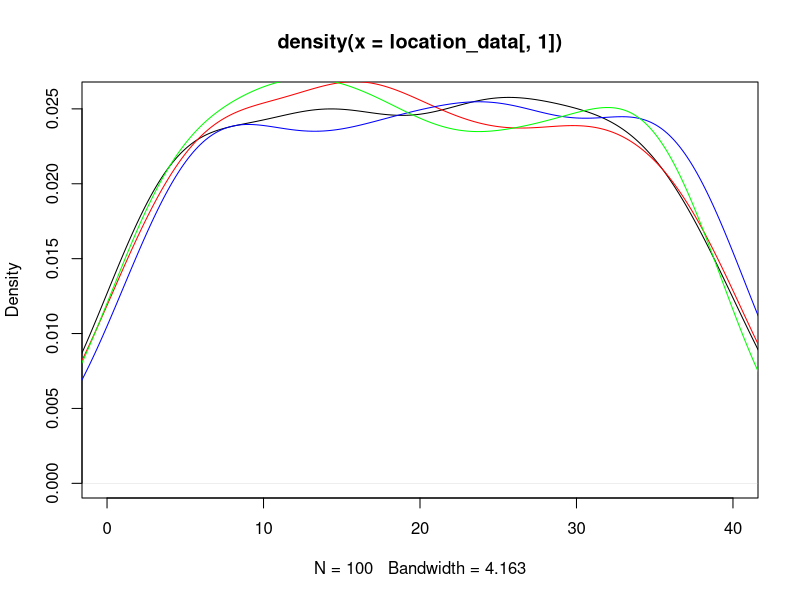
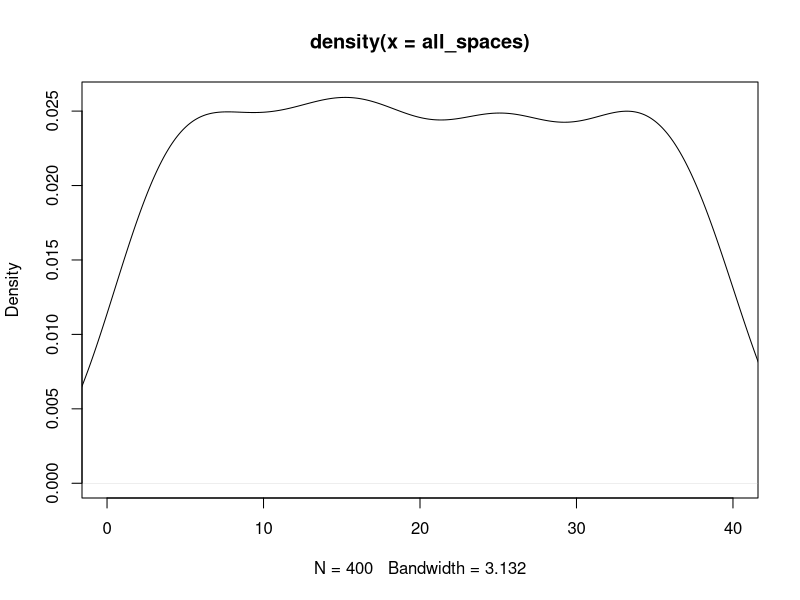
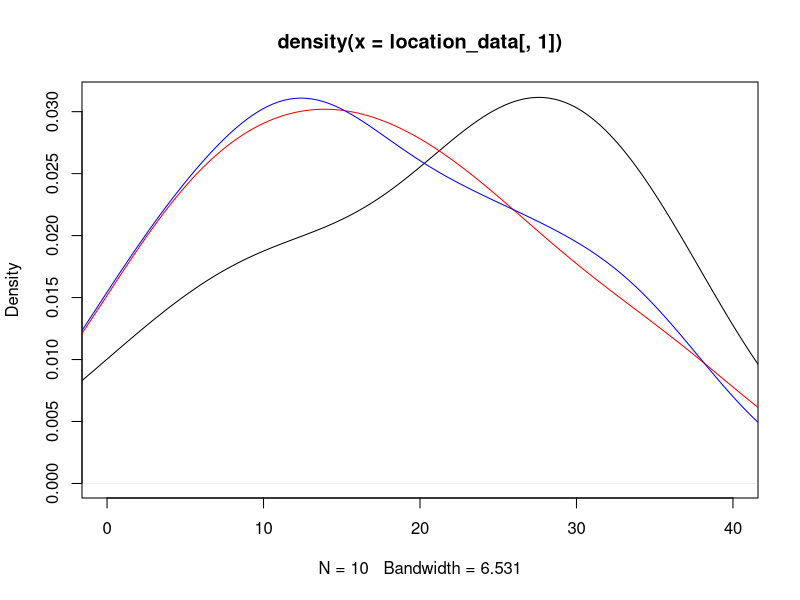
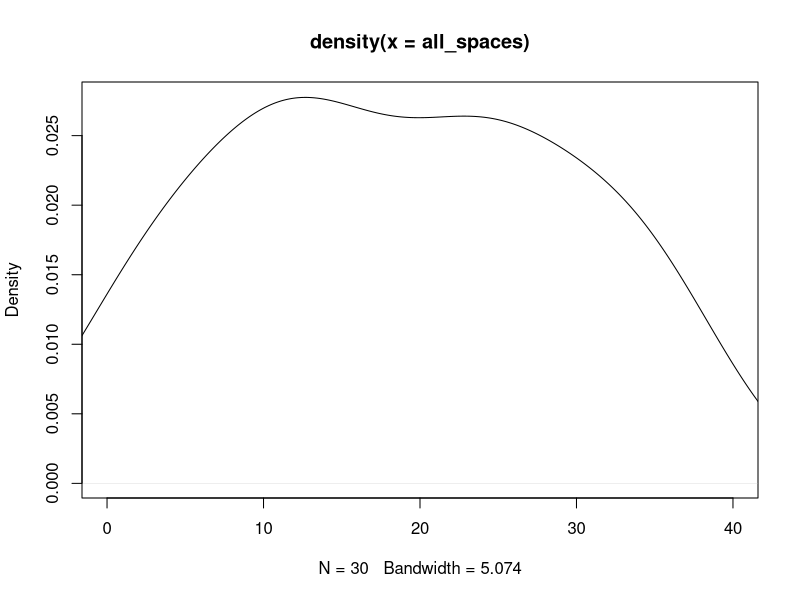

These figures' R source, in order: (Note: this script raises an error after producing the figures.)
## ---- chunk 1
knitr::opts_chunk$set(echo = TRUE)
## ---- chunk 2
#libraries
library(dplyr)
library(ggplot2)
## ---- chunk 3
#Kayleigh
##LET'S GET MOVING

monopolyBoard <- read.csv("MonopolyBoard.csv", header = T)
monopolyBoard

# Using dice rolls to determine where a player will land on the board
#input: "location"; a number 1-40; where the player is on the board
#output: the amount of spaces the player will move until they are on their new location

#note that this is only accounting for standard dice rolls, no special rules yet...

lets_move = function(location) {
  dice_roll_1 <- sample(1:6, 1, replace = TRUE)
  dice_roll_2 <- sample(1:6, 1, replace = TRUE)
  
  roll_total <- sum(dice_roll_1, dice_roll_2)
  roll_double <- dice_roll_1 == dice_roll_2
  
    location = location + roll_total
    
  if (location <= 40) {
    location = location
  } else {
    location = location - 40
  }
  
  space = monopolyBoard$name[monopolyBoard$spaces == location]
  
  print("You're moving forward...")
  print(roll_total)
  
  print("You're on space...")
  print(location)
  
  #print(space) #This prints out the name of the space that they land on. 
}

#testers
lets_move(1)
lets_move(25)
lets_move(38)
lets_move(40)



#A function to move players around the board and to play Monopoly!
#input: "turns"; the amount of turns we should take
#output: a player's new location on the board

lets_play = function(turns) {
  location = 1
  print("Starting Location: GO!")
  for (i in 1:turns) {
    location = lets_move(location)
  }
  print("You've landed on...")
  return(location)
}



lets_play(10) #tester #in this example if you look at a reference monopoly board and "walk" your way around the board with each move being the number in each output, you'll land on the space on the board corresponding to the final output (when counting "GO" as 1 and/or 40) 

#testers 
#"lets_move" and "lets_play" have both been edited to print out phrases for each roll and move to make it easier to determine how the player is moving. 
#"You're moving forward..." gives the player's roll
#"You're on space..." is the players position after 1 turn/"lets_move"
  # Later try to switch this print statement to the name of the spot that the player is on 
#"You've landed on..." gives the final location after running "lets_play" for "x" turns.
  # Later try to switch this print statement to the name of the spot that the player is on 

lets_play(3)
lets_play(10)

## ---- chunk 4
##DOUBLE DOWN

##WORK IN PROGRESS

#A function using dice rolls to determine how many spaces a player will move with the additional rules for "doubles" in Monopoly
#input: "location"; a number 1-40 where the player is on the board
#outut: the number of spaces the player will move on the board, with the special case of rolling three "doubles" and landing in jail
double_down = function(location) {
  dice_roll_1 <- sample(1:6, 1, replace = TRUE)
  dice_roll_2 <- sample(1:6, 1, replace = TRUE)
  
  roll_total <- sum(dice_roll_1, dice_roll_2)
  roll_double <- dice_roll_1 == dice_roll_2
  
  print("roll was")
  print(roll_total)
    
  if (roll_double) {
    
    dice_roll_3 <- sample(1:6, 1, replace = TRUE)
    dice_roll_4 <- sample(1:6, 1, replace = TRUE)
    
    roll_total_2 <- sum(dice_roll_3, dice_roll_4)
    roll_double_2 <- dice_roll_3 == dice_roll_4
    
    print("roll double was")
    print(roll_total_2)

    
    if (roll_double_2) {
      dice_roll_5 <- sample(1:6, 1, replace = TRUE)
      dice_roll_6 <- sample(1:6, 1, replace = TRUE)
      
      roll_total_3 <- sum(dice_roll_5, dice_roll_6)
      roll_double_3 <- dice_roll_5 == dice_roll_6
      
      print("roll double was")
      print(roll_total_3)
      
      if (roll_double_3) {
        location = 11 #Jail
        print("doubles, doubles, doubles")
        print("You're going to JAIL!")
        
      } else {
        location = location + roll_total + roll_total_2 + roll_total_3
        print("doubles, doubles, not doubles")
        print("You're moving forward...")
        print(roll_total + roll_total_2 + roll_total_3)
      }
    } else {
      location = location + roll_total + roll_total_2
      print("doubles, not doubles")
      print("You're moving forward...")
      print(roll_total+roll_total_2)
    }
  } else {
    location = location + roll_total
    print("no doubles")
    print("You're moving forward...")
    print(roll_total)
  }

    
  if (location <= 40) {
    location = location
  } else {
    location = location - 40
  }

  
  print("You're on space...")
  print(location)
}

double_down(1)
#text out in the function is kinda funky right but it's just to make sure its working right
#In final version switch all dice rolls to sample(1:6,...)

## ---- chunk 5
##CHANCE AND COMMUNITY CHEST CARDS
Card_Numbers <- c(1, 2, 3, 4, 5, 6, 7, 8, 9, 10, 11, 12, 13, 14, 15, 16)

Chance_Cards <- c("Advance to Boardwalk", "Advance to Go (Collect $200)", "Advance to Illinois Avenue. If you pass Go, collect $200", "Advance to St. Charles Place. If you pass Go, collect $200", "Advance to the nearest Railroad. If unowned, you may buy it from the Bank. If owned, pay owner twice the rental to which they are otherwise entitled", "Advance to the nearest Railroad. If unowned, you may buy it from the Bank. If owned, pay owner twice the rental to which they are otherwise entitled", "Advance token to nearest Utility. If unowned, you may buy it from the Bank. If owned, throw dice and pay owner a total ten times amount thrown", "Bank pays you dividend of $50", "Get Out of Jail Free", "Go Back 3 Spaces", "Go to Jail. Go directly to Jail, do not pass Go, do not collect $200", "Make general repairs on all your property. For each house pay $25. For each hotel pay $100", "Speeding fine $15", "Take a trip to Reading Railroad. If you pass Go, collect $200", "You have been elected Chairman of the Board. Pay each player $50", "Your building loan matures. Collect $150")

Chance <- data.frame(Chance_Cards, Card_Numbers)
Chance
##Chance cards to move a player to a new space:
  #1 -> Advance to Boardwalk (space 40)
  #2 -> Advance to Go (space 1)
  #3 -> Advance to Illinois Avenue (space 25)
  #4 -> Advance to St. Charles Place (space 12)
  #5 -> Advance to nearest Railroad (space(s) 6, 16, 26, 36)
  #6 -> Advance to nearest Railraod (space(s) 6, 16, 26, 36)
  #7 -> Advance to nearest Utility (space(s) 13, 29)
  #11 -> Go to Jail (space 11)
  #14 -> Take a trip to Reading Railroad (space 6)

Community_Chest_Cards <- c("Advance to Go (Collect $200)", "Bank error in your favor. Collect $200", "Doctor’s fee. Pay $50", "From sale of stock you get $50", "Get Out of Jail Free", "Go to Jail. Go directly to jail, do not pass Go, do not collect $200", "Holiday fund matures. Receive $100", "Income tax refund. Collect $20", "It is your birthday. Collect $10 from every player", "Life insurance matures. Collect $100", "Pay hospital fees of $100", "Pay school fees of $50", "Receive $25 consultancy fee", "You are assessed for street repair. $40 per house. $115 per hotel", "You have won second prize in a beauty contest. Collect $10", "You inherit $100")

Community_Chest <- data.frame(Community_Chest_Cards, Card_Numbers)
Community_Chest

##Community Chest Cards that move a player to a new space:
  #1 -> Advance to GO (space 1)
  #5 -> Go to Jail (space 11)

## ---- chunk 6
# heidi

#the function "who_goes_first" simulates the initial roll before the game begins in order to determine which player goes first
# input is a number of how many players are going to be playing
# output is the value of each players roll and the player that will start the game based on who had the highest roll
who_goes_first <- function(num_players){
  initial_rolls <- c()
  for (i in 1:num_players) {
    player_i_roll <- sum(sample(1:6, 2, replace=TRUE))
    initial_rolls <- c(initial_rolls, player_i_roll) # vector of every player's roll
    print(paste("Player", i, "rolled", player_i_roll))
  }
  cat("\n")
  if(sum(initial_rolls == max(initial_rolls)) >= 2){
    while (sum(initial_rolls == max(initial_rolls)) >= 2) { # if players tied for highest number
      tied_players <- which(initial_rolls==max(initial_rolls)) # identify which players tied
      print("It's a tie! Roll again")
      cat("\n")
      tie_breaker_rolls <- c()
      for (i in tied_players) { # tied players roll again
       player_i_roll2 <- sum(sample(1:6, 2, replace=TRUE))
       tie_breaker_rolls <- c(tie_breaker_rolls, player_i_roll2)
       print(paste("Player", i, "rolled", player_i_roll2))
      }
      initial_rolls <- tie_breaker_rolls
      highest_roll <- max(tie_breaker_rolls)
      highest_player2 <- tied_players[which(tie_breaker_rolls == highest_roll)]
    }
    cat("\n")
    print(paste("Player", highest_player2, "goes first!"))
  }
  else {
    highest_player <- which.max(initial_rolls) # who rolled the highest number
    print(paste("Player", highest_player, "goes first!"))
  }
}

who_goes_first(4) # test function

## ---- chunk 7
# Olivia
# Website for data: https://stat-jet-asu.github.io/Datasets/InstructorDescriptions/monopoly.html

monopolyBoard <- read.csv("MonopolyBoard.csv", header = T)
head(monopolyBoard)

# This section is for question number 2

# Kayleigh's lets_play function from above incorporating players and density plots
# uses lets_move function from above
# input: turns, # of turns to iterate through; players, number of players (2-4)
# output: density plot with a line for each player's frequency of spaces landed on 
# & density plot for the combined frequency of spaces landed on for all players

lets_play = function(turns, players) {
  location_data <- as.data.frame(matrix(nrow = turns, ncol = players))
  
for (j in 1:players) {
  location = 1
  
  for (i in 1:turns) {
    
    location = lets_move(location)
    location_data[i,j] <- location
    }
  }
  
  # creates density plot of frequency of landing on each space for each player
  plot(density(location_data[,1]), xlim = c(0,40), col = "black")
  
  colors <- c("red", "blue", "green")
  
  for (k in 2:players) {
  lines(density(location_data[,k]), col = colors[k-1]) # adds a density line for each player after the first
  }
  
  # creates density plot for total frequency landing on each space (all players spaces included)
  all_spaces <- as.vector(as.matrix(location_data))
  plot(density(all_spaces), xlim = c(0,40), col = "black")
}
lets_play(100, 4)

## ---- chunk 8
who_goes_first2 <- function(num_players){
  initial_rolls <- c()
  for (i in 1:num_players) {
    player_i_roll <- sum(sample(1:6, 2, replace=TRUE))
    initial_rolls <- c(initial_rolls, player_i_roll) # vector of every player's roll
#    print(paste("Player", i, "rolled", player_i_roll))
  }
  cat("\n")
  if(sum(initial_rolls == max(initial_rolls)) >= 2){
    while (sum(initial_rolls == max(initial_rolls)) >= 2) { # if players tied for highest number
      tied_players <- which(initial_rolls==max(initial_rolls)) # identify which players tied
#      print("It's a tie! Roll again")
#      cat("\n")
      tie_breaker_rolls <- c()
      for (i in tied_players) { # tied players roll again
       player_i_roll2 <- sum(sample(1:6, 2, replace=TRUE))
       tie_breaker_rolls <- c(tie_breaker_rolls, player_i_roll2)
#       print(paste("Player", i, "rolled", player_i_roll2))
      }
      initial_rolls <- tie_breaker_rolls
      highest_roll <- max(tie_breaker_rolls)
      highest_player2 <- tied_players[which(tie_breaker_rolls == highest_roll)]
    }
#    cat("\n")
#    print(paste("Player", highest_player2, "goes first!"))
  }
  else {
    highest_player <- which.max(initial_rolls) # who rolled the highest number
#    print(paste("Player", highest_player, "goes first!"))
#    return(highest_player)
  
    
  # creating player order
  player_order <- length(num_players)
  player_order[1] <- as.integer(highest_player)

 for (j in 2:num_players) {
    
  player_order[j] <- as.integer(player_order[j-1] + 1)
  if (player_order[j] > num_players) {
    player_order[j] <- 1
  }
 }
  print(player_order)
  }
  
  playerlist <- (list(highest_player, player_order))
  return(playerlist)
}

#who_goes_first2(4)

## ---- chunk 9
# Question number 3 -- including jail and double rolls

lets_move2 = function(location) {
  dice_roll_1 <- sample(1:6, 1, replace = TRUE)
  dice_roll_2 <- sample(1:6, 1, replace = TRUE)
  
  roll_total <- sum(dice_roll_1, dice_roll_2)
  roll_double <- dice_roll_1 == dice_roll_2
  
    location = location + roll_total # updates location to be previous location + roll total
    double3 = "false" # double3 is assigned "true" if the player double rolls 3x (as seen in if statement below), otherwise it is assigned "false" 
    
  # first double roll -> roll again
  if (roll_double == TRUE) {
    dice_roll_3 <- sample(1:6, 1, replace = TRUE)
    dice_roll_4 <- sample(1:6, 1, replace = TRUE)
    
    roll_total2 <- sum(dice_roll_3, dice_roll_4)
    roll_double2 <- dice_roll_3 == dice_roll_4
    
    location = location + roll_total2
    double3 = "false"
    
    # if player is at a location past 40, subtract 40 so they go back to the GO space at location "41"
    # this is included in each if statement below so that it applies if player has to roll again
    if (location <= 40) {
      location = location
    } else {
      location = location - 40
    }
     
      # second double roll -> roll again
      if (roll_double2 == TRUE) {
        dice_roll_5 <- sample(1:6, 1, replace = TRUE)
        dice_roll_6 <- sample(1:6, 1, replace = TRUE)
    
        roll_total3 <- sum(dice_roll_5, dice_roll_6)
        roll_double3 <- dice_roll_5 == dice_roll_6
    
        location = location + roll_total3
        double3 = "false"
        
        if (location <= 40) {
          location = location
        } else {
          location = location - 40
        }
        
        # third double roll -> go to jail
          if (roll_double3 == TRUE) {
            location = monopolyBoard$spaces[monopolyBoard$name == "Jail"]
            double3 = "true"
          }
      }
  }  
    
  if (location <= 40) {
    location = location
  } else {
    location = location - 40
  }
  
  listdata <- (list(location, double3)) # creates list for outputs "location" and "double3"
  # if you need to access location from this function, use lets_move2(location)[[1]]
  # if you need to access double3, use lets_move2(double3)[[2]]
  return(listdata)
  
}


# lets_play2 is currently set up to have each player go thru all their turns and then move onto the next player
# probably need to fix this for question 5

## ---- chunk 10

lets_play2 = function(turns, players) {
  
  
  location_data <- as.data.frame(matrix(nrow = turns, ncol = players)) # dataframe will keep data for locations of players for each turn
  double3data <- as.data.frame(matrix(nrow = turns, ncol = players)) # dataframe will say "true" if player double rolled 3x (which lands them in jail) and "false" if they didn't double roll 3x
  
    # puts players in order
    colnames(location_data) <- who_goes_first2(players)[[2]]
  
    location = 1 # each player starts at location 1
    location_data[1,] <- location
    double3 = 0 # initializing "double3" which will be later assigned a "true" or "false" based on if player double rolled 3x
  
    for (i in 2:turns) { # iterates through number of turns
      
        for (j in 1:players) { # rotates through each player
          
        location = lets_move2(location_data[i-1,j])[[1]] # takes location from lets_move2 function and assigns it to location
        location_data[i,j] <- as.integer(location) # puts location value into the dataframe of locations for each player
        double3data[i,j] <- lets_move2(double3)[[2]] # takes "true" or "false" value from double3 and adds it to double3data dataframe
        
      # deals with landing in jail from "go to jail" space and staying there for next 3 turns
      if (31 %in% location_data[i-1,j]) { # if you landed on 31 in the last turn (i-1 turn), you go to jail (space 11) for the ith turn
        location <- 11
        location_data[i,j] <- as.integer(location) # new location is 11
      } else if (11 %in% location_data[i-1,j] & 31 %in% location_data[i-2,j]) { # if you were on space 11 last turn AND you were on space 31 2 turns ago, you stay in jail (space 11) for turn i
        location <- 11
        location_data[i,j] <- as.integer(location)  
      } else if (11 %in% location_data[i-2,j] & 31 %in% location_data[i-3,j]) {
        location <- 11
        location_data[i,j] <- as.integer(location)
      }
        
      # landing in jail from 3x double roll and staying there for next 3 turns
      if (11 %in% location_data[i,j] & "true" %in% double3data[i-1,j]) { # if player's location is 11 (jail) and double3data is"true" (player double rolled 3x), player stays in jail. all 3 if/else if statements keep player in jail for the next 3 turns
        location <- 11
        location_data[i,j] <- as.integer(location)
      } else if (11 %in% location_data[i-1,j] & "true" %in% double3data[i-2,j]) { # 
        location <- 11
        location_data[i,j] <- as.integer(location)
      } else if (11 %in% location_data[i-2,j] & "true" %in% double3data[i-3,j]) {
        location <- 11
        location_data[i,j] <- as.integer(location)
      }
        
    }
  }
  print(location_data)
  
  # creates density plot of frequency of landing on each space for each player
  plot(density(location_data[,1]), xlim = c(0,40), col = "black")
  
  colors <- c("red", "blue", "green")
  
  for (k in 2:players) {
    lines(density(location_data[,k]), col = colors[k-1]) # adds a density line for each player after the first
  }
  
  # creates density plot for total frequency landing on each space (all players spaces included)
  all_spaces <- as.vector(as.matrix(location_data))
  plot(density(all_spaces), xlim = c(0,40), col = "black")
  
}
 
lets_play2(10, 3)

location_data

# how should we go about recording spaces landed on when double rolls occur?

## ---- chunk 11
# olivia (ignore this its a work in progress)
# Figure out how to have players pay and recieve money from landing on chance and community chest spaces

# $200 every time you pass go

     if(draw_card == 5){
        if(location >= 37 && location <= 5){
              location = 6
              
              
            } else if (location >= 6 && location <= 15){
                location = 16
              } else {
                if(location >= 16 && location <= 25){
                  location = 26
                } else {
                  location = 36
                }
              }
            }
  
    if(draw_card == 6){
        if(location >= 37 && location <= 5){
              location = 6
            } else {
              if (location >= 6 && location <= 15){
                location = 16
              } else {
                if(location >= 16 && location <= 25){
                  location = 26
                } else {
                  location = 36
                }
              }
            }
    }

#################



##########

# replaces NAs in rent_0 column with 0s
monopolyBoard$rent_0[is.na(monopolyBoard$rent_0) == TRUE] <- as.integer(0)

lets_play_idk = function(turns, players) {
  
  location_data <- as.data.frame(matrix(nrow = turns, ncol = players))
  double3data <- as.data.frame(matrix(nrow = turns, ncol = players))
  player_bank_data <- data.frame(matrix(nrow = 2, ncol = players))
  
    colnames(location_data) <- who_goes_first2(players)[[2]]
  
    location = 1
    location_data[1,] <- location
    double3 = 0
  
    for (i in 2:turns) {
      
        for (j in 1:players) {
          
        location = lets_move3(location_data[i-1,j])[[1]]
        location_data[i,j] <- as.integer(location)
        double3data[i,j] <- lets_move3(double3)[[2]]
        
      # deals with landing in jail from "go to jail" space and staying there for next 3 turns
      if (31 %in% location_data[i-1,j]) { # if you land on 31 (go to jail), next location is in jail (space 11)
        location <- 11
        location_data[i,j] <- as.integer(location)
      } else if (11 %in% location_data[i-1,j] & 31 %in% location_data[i-2,j]) {
        location <- 11
        location_data[i,j] <- as.integer(location)
      } else if (11 %in% location_data[i-2,j] & 31 %in% location_data[i-3,j]) {
        location <- 11
        location_data[i,j] <- as.integer(location)
      }
        
      # landing in jail from 3x double roll and staying there for next 3 turns
      if (11 %in% location_data[i,j] & "true" %in% double3data[i-1,j]) { # "true" means player double rolled 3x -> jail
        location <- 11
        location_data[i,j] <- as.integer(location)
      } else if (11 %in% location_data[i-1,j] & "true" %in% double3data[i-2,j]) { # 
        location <- 11
        location_data[i,j] <- as.integer(location)
      } else if (11 %in% location_data[i-2,j] & "true" %in% double3data[i-3,j]) {
        location <- 11
        location_data[i,j] <- as.integer(location)
      }

        
      # updating banks when players land on each others properties
      if(location %in% c(2, 4, 6, 7, 9, 10, 12, 13, 14, 15, 16, 17, 19, 20, 22, 24, 25, 26, 27, 28, 29, 30, 32, 33, 35, 36, 38, 40)) {
            
      location = location
      spot <- which(Property_Statuses$Space == location)
      cost <- which(monopolyBoard$spaces == location)
      owned_by_player <- Property_Statuses$Owned_By_Player[spot]
        
      The_Players$Player_Bank[owned_by_player] <- The_Players$Player_Bank[owned_by_player] + monopolyBoard$rent_0[cost]
      The_Players$Player_Bank[j] <- The_Players$Player_Bank[j] - monopolyBoard$rent_0[cost]
      }
      
      # if location is chance, update amount
        
        
        
 #     if (location %in% chance$space) {
 #     The_Players$Player_Bank[j] <- chance$amount
 #     }
        
    }
  }
  print(location_data)
  print(double3data)
  print(The_Players)
  
  # creates density plot of frequency of landing on each space for each player
  plot(density(location_data[,1]), xlim = c(0,40), col = "black")
  
  plot(location_data[,1], xlim= c(0,40), col="black", type="h", xlab="Spaces", ylab="Frequency", main="Frequency of Landing on Each Space for Each Player")
  
  colors <- c("red", "blue", "green")
  
  for (k in 2:players) {
    lines(density(location_data[,k]), col = colors[k-1]) # adds a density line for each player after the first
  }
  
  # creates density plot for total frequency landing on each space (all players spaces included)
  all_spaces <- as.vector(as.matrix(location_data))
  plot(density(all_spaces), xlim = c(0,40), col = "black")
 
}

lets_play_idk(10, 4)

## ---- chunk 12
#4 - Kayleigh and Maddie 
#Chance - spaces 8, 23, 37
#Community Chest - spaces 3, 18, 34
Chance

Drawing_Chance = function(location) {
  location = location
  draw_card <- sample(1:16, 1, replace = TRUE)
  player_card <- Chance$Chance_Cards[draw_card]
  print(player_card)

  
      if(draw_card == 1) {
        location = 1
      }
      
      if(draw_card == 2) {
        location = 1
      }
      
      if(draw_card == 3) {
        location = 25
      }
  
      if(draw_card == 4){
        location = 12
      }
  
      if(draw_card == 5){
        if(location >= 37 && location <= 5){
              location = 6
            } else {
              if (location >= 6 && location <= 15){
                location = 16
              } else {
                if(location >= 16 && location <= 25){
                  location = 26
                } else {
                  location = 36
                }
              }
            }
    }
  
    if(draw_card == 6){
        if(location >= 37 && location <= 5){
              location = 6
            } else {
              if (location >= 6 && location <= 15){
                location = 16
              } else {
                if(location >= 16 && location <= 25){
                  location = 26
                } else {
                  location = 36
                }
              }
            }
    }
  
    if(draw_card == 7){
        if(location >= 29 && location <= 12){
              location = 13
            } else {
              location = 29
    }
  }
  
    if(draw_card == 11) {
      location = 11
    }
  
    if(draw_card == 14) {
      location = 6
    }
  
    if(draw_card == 10) {
      location = location - 3
    }
  
    location = location
    return(location)
}

Drawing_Chance(8)
Drawing_Chance(23)
Drawing_Chance(37)

Drawing_Community_Chest = function(location) {
  location = location
  draw_card_chest <- sample(1:16, 1, replace = TRUE)
  player_card_chest <- Community_Chest$Community_Chest_Cards[draw_card_chest]
  print(player_card_chest)
  print(location)
  
  if (draw_card_chest == 1) {
    location = 1
  } else {
    if (draw_card_chest == 6) {
    location = 11
    } else {
      location = location
    }
  
  }
  
  location = location 
  return(location)
}

Drawing_Community_Chest(3)
Drawing_Community_Chest(18)
Drawing_Community_Chest(34)

lets_move3 = function(location) {
  dice_roll_1 <- sample(1:6, 1, replace = TRUE)
  dice_roll_2 <- sample(1:6, 1, replace = TRUE)
  
  roll_total <- sum(dice_roll_1, dice_roll_2)
  roll_double <- dice_roll_1 == dice_roll_2
  
    location = location + roll_total
    double3 = "false"
  
  print("your roll total is...")
  print(roll_total)

  if (location <= 40) {
      location = location
  } else {
      location = location - 40
  }
   
  print("your location is...")
  print(location)
  
  if(location == 8 || location == 23 || location == 27) {
    location = Drawing_Chance(location)
    print("your location is...")
    print(location)
  }
  
  if(location == 3 || location == 18 || location == 34) {
    location = Drawing_Community_Chest(location)
    print("your location is...")
    print(location)
  }
    
  # first double roll -> roll again
  if (roll_double == TRUE) {
    dice_roll_3 <- sample(1:6, 1, replace = TRUE)
    dice_roll_4 <- sample(1:6, 1, replace = TRUE)
    
    roll_total2 <- sum(dice_roll_3, dice_roll_4)
    roll_double2 <- dice_roll_3 == dice_roll_4
    
    location = location + roll_total2
    double3 = "false"
    print("1 double")
    
    if (location <= 40) {
      location = location
    } else {
      location = location - 40
    }
    
    
    if(location == 8 || location == 23 || location == 27) {
    location = Drawing_Chance(location)
    }
  
  if(location == 3 || location == 18 || location == 34) {
    location = Drawing_Community_Chest(location)
    }
     
      # second double roll -> roll again
      if (roll_double2 == TRUE) {
        dice_roll_5 <- sample(1:6, 1, replace = TRUE)
        dice_roll_6 <- sample(1:6, 1, replace = TRUE)
    
        roll_total3 <- sum(dice_roll_5, dice_roll_6)
        roll_double3 <- dice_roll_5 == dice_roll_6
    
        location = location + roll_total3
        double3 = "false"
        print("2 doubles")
        
        if (location <= 40) {
          location = location
        } else {
          location = location - 40
        }
        
        if(location == 8 || location == 23 || location == 27) {
          location = Drawing_Chance(location)
        }
  
        if(location == 3 || location == 18 || location == 34) {
          location = Drawing_Community_Chest(location)
         
        }
        
        # third double roll -> go to jail
          if (roll_double3 == TRUE) {
            location = monopolyBoard$spaces[monopolyBoard$name == "Jail"]
            double3 = "true"
            print("three doubles")
          }
      }
  }  
   
  location = location 
  
  print("your location is...")
  print(location)
  listdata <- (list(location, double3))
  return(listdata)
  
}

lets_move3(1)


lets_play3 = function(turns, players) {
  
  location_data <- as.data.frame(matrix(nrow = turns, ncol = players))
  double3data <- as.data.frame(matrix(nrow = turns, ncol = players))
  
    colnames(location_data) <- who_goes_first2(players)[[2]]
  
    location = 1
    location_data[1,] <- location
    double3 = 0
  
    for (i in 2:turns) {
      
        for (j in 1:players) {
          
        location = lets_move3(location_data[i-1,j])[[1]]
        location_data[i,j] <- as.integer(location)
        double3data[i,j] <- lets_move3(double3)[[2]]
        
      # deals with landing in jail from "go to jail" space and staying there for next 3 turns
      if (31 %in% location_data[i-1,j]) { # if you land on 31 (go to jail), next location is in jail (space 11)
        location <- 11
        location_data[i,j] <- as.integer(location)
      } else if (11 %in% location_data[i-1,j] & 31 %in% location_data[i-2,j]) {
        location <- 11
        location_data[i,j] <- as.integer(location)
      } else if (11 %in% location_data[i-2,j] & 31 %in% location_data[i-3,j]) {
        location <- 11
        location_data[i,j] <- as.integer(location)
      }
        
      # landing in jail from 3x double roll and staying there for next 3 turns
      if (11 %in% location_data[i,j] & "true" %in% double3data[i-1,j]) { # "true" means player double rolled 3x -> jail
        location <- 11
        location_data[i,j] <- as.integer(location)
      } else if (11 %in% location_data[i-1,j] & "true" %in% double3data[i-2,j]) { # 
        location <- 11
        location_data[i,j] <- as.integer(location)
      } else if (11 %in% location_data[i-2,j] & "true" %in% double3data[i-3,j]) {
        location <- 11
        location_data[i,j] <- as.integer(location)
      }
        
    }
  }
  print(location_data)
  print(double3data)


  
  # creates density plot of frequency of landing on each space for each player
  plot(density(location_data[,1]), xlim = c(0,40), col = "black")
  
  plot(location_data[,1], xlim= c(0,40), col="black", type="h", xlab="Spaces", ylab="Frequency", main="Frequency of Landing on Each Space for Each Player")
  
  colors <- c("red", "blue", "green")
  
  for (k in 2:players) {
    lines(density(location_data[,k]), col = colors[k-1]) # adds a density line for each player after the first
  }
  
  # creates density plot for total frequency landing on each space (all players spaces included)
  all_spaces <- as.vector(as.matrix(location_data))
  plot(density(all_spaces), xlim = c(0,40), col = "black")
  
}


lets_play3(100, 4)

## ---- chunk 13

#use lets_move2 for freq plot

Chance
## ---- chunk 14
#hello
dice_roll <- sum(sample(1:6, 2, replace = TRUE))
dice_roll

Drawing_Chance = function(location) {
  location = location
  amount <- 0 
  draw_card <- sample(1:16, 1, replace = TRUE)
  player_card <- Chance$Chance_Cards[draw_card]
  print(player_card)

  
      if(draw_card == 1) {
        location = 1
      }
      
      if(draw_card == 2) {
        location = 1
        amount = 200
      }
      
      if(draw_card == 3) {
        if(location > 25){
          amount = 200
        }else{
          amount = amount
    }
        location = 25
      }
  
      if(draw_card == 4){
        if(location > 13 ){
          amount = 200
        }else{
          amount = amount
    }
        location = 12
      }
  
      if(draw_card == 5){
        if(location >= 37 && location <= 5){
              location = 6
            } else {
              if (location >= 6 && location <= 15){
                location = 16
              } else {
                if(location >= 16 && location <= 25){
                  location = 26
                } else {
                  location = 36
                }
              }
            }
    }
  
    if(draw_card == 6){
        if(location >= 37 && location <= 5){
              location = 6
            } else {
              if (location >= 6 && location <= 15){
                location = 16
              } else {
                if(location >= 16 && location <= 25){
                  location = 26
                } else {
                  location = 36
                }
              }
            }
    }
  
    if(draw_card == 7){
        if(location >= 29 && location <= 12){
              location = 13
            } else {
              location = 29
    }
    }
  
    if(draw_card == 8){
      amount = -50
    }
  
    if(draw_card == 10) {
      location = location - 3
    }
  
    if(draw_card == 11) {
      location = 11
    }
  
    if(draw_card == 13){
      amount = -15
    }
  
    if(draw_card == 14) {
      if(location > 6){
        amount = 200
      }else{
        amount = amount
    }
      location = 6
    }
  
    if(draw_card == 16){
      amount = 150
    }
  
   
    location = location
    amount = amount
    list_location_amount <- list(location, amount)
    return(list_location_amount)
}

Drawing_Community_Chest = function(location) {
  location = location
  amount <- 0
  draw_card_chest <- sample(1:16, 1, replace = TRUE)
  player_card_chest <- Community_Chest$Community_Chest_Cards[draw_card_chest]
  print(player_card_chest)
  print(location)
  
  
  if (draw_card_chest == 1) {
    location = 1
    amount = 200
  }
  
  #Bank error in your favor. Collect $200
  if(draw_card_chest == 2){
    amount = 200
  }
  
  #Doctor’s fee. Pay $50
  if(draw_card_chest == 3){
    amount = -50
  }
  
  #From sale of stock you get $50
  if(draw_card_chest == 4){
    amount = 50
  }
  
  if(draw_card_chest == 6) {
    location = 11
  }
  
  #Holiday fund matures. Receive $100
  if(draw_card_chest == 7){
    amount = 100
  }
  
  #Income tax refund. Collect $20
  if(draw_card_chest == 8){
    amount = 20
  }
  
  #Life insurance matures. Collect $100
  if(draw_card_chest == 10){
    amount = 100
  }
  
  #Pay hospital fees of $100
  if(draw_card_chest == 11){
    amount = -100
  }
  
  #Pay school fees of $50
  if(draw_card_chest == 12){
    amount = -50
  }
  
  #Receive $25 consultancy fee
  if(draw_card_chest == 13){
    amount = 25
  }
  
  #You have won second prize in a beauty contest. Collect $10
  if(draw_card_chest == 15){
    amount = 10
  }
  
  #You inherit $100
  if(draw_card_chest == 16){
    amount = 100
  }
  
  location = location 
  amount = amount
  list_location_amount <- list(location,amount)
  return(list_location_amount)
}

Drawing_Community_Chest(10) # test

Chance
Community_Chest
## ---- chunk 15
library(tidyverse)
## ---- chunk 16
Players <- c("Player 1", "Player 2", "Player 3", "Player 4")
Player_Bank <- c(1250, 1250, 1250, 1250)
The_Players <- data.frame(Players, Player_Bank)

Property <- c("Mediterranean", "Baltic", "Reading Railroad", "Oriental", "Vermot", "Connecticut", "St. Charles", "Electric Company", "States", "Virginia", "Pennsylvania Railroad", "St. James", "Tennessee", "New York", "Kentucky", "Indiana", "Illinios", "B&O Railroad", "Atlantic", "Ventnor", "Water Works", "Marvin Gardens", "Pacific", "N. Carolina", "Pennsylvania", "Short Line Railroad", "Park Place", "Boardwalk")
Owned_By_Player <- sample(1:4, 28, replace = TRUE)
Space <- c(2, 4, 6, 7, 9, 10, 12, 13, 14, 15, 16, 17, 19, 20, 22, 24, 25, 26, 27, 28, 29, 30, 32, 33, 35, 36, 38, 40)
Property_Statuses <- data.frame(Property, Space, Owned_By_Player)
Property_Statuses

lets_move3 = function(location) {
  dice_roll_1 <- sample(1:6, 1, replace = TRUE)
  dice_roll_2 <- sample(1:6, 1, replace = TRUE)
  
  roll_total <- sum(dice_roll_1, dice_roll_2)
  roll_double <- dice_roll_1 == dice_roll_2
  
    location = location + roll_total
    double3 = "false"


  if (location <= 40) {
      location = location
  } else {
      location = location - 40
  }

  if(location == 8 || location == 23 || location == 27) {
    location = Drawing_Chance(location)

  }
  
  if(location == 3 || location == 18 || location == 34) {
    location = Drawing_Community_Chest(location)

  }

  # first double roll -> roll again
  if (roll_double == TRUE) {
    dice_roll_3 <- sample(1:6, 1, replace = TRUE)
    dice_roll_4 <- sample(1:6, 1, replace = TRUE)
    
    roll_total2 <- sum(dice_roll_3, dice_roll_4)
    roll_double2 <- dice_roll_3 == dice_roll_4
    
    location = location + roll_total2
    double3 = "false"

    
    if (location <= 40) {
      location = location
    } else {
      location = location - 40
    }
    
    
    if(location == 8 || location == 23 || location == 27) {
    location = Drawing_Chance(location)
    }
  
  if(location == 3 || location == 18 || location == 34) {
    location = Drawing_Community_Chest(location)
    }
    
      # second double roll -> roll again
      if (roll_double2 == TRUE) {
        dice_roll_5 <- sample(1:6, 1, replace = TRUE)
        dice_roll_6 <- sample(1:6, 1, replace = TRUE)
    
        roll_total3 <- sum(dice_roll_5, dice_roll_6)
        roll_double3 <- dice_roll_5 == dice_roll_6
    
        location = location + roll_total3
        double3 = "false"
        
        if (location <= 40) {
          location = location
        } else {
          location = location - 40
        }
        
        if(location == 8 || location == 23 || location == 27) {
          location = Drawing_Chance(location)
        }
  
        if(location == 3 || location == 18 || location == 34) {
          location = Drawing_Community_Chest(location)
         
        }
        
        # third double roll -> go to jail
          if (roll_double3 == TRUE) {
            location = monopolyBoard$spaces[monopolyBoard$name == "Jail"]
            double3 = "true"
          }
      }
  }  
   
  location = location 
}

lets_move3(2)


lets_play4 = function(turns, players) {
  
  location_data <- as.data.frame(matrix(nrow = turns, ncol = players))
  double3data <- as.data.frame(matrix(nrow = turns, ncol = players))
  players_banks <- as.data.frame(matrix(nrow = turns, ncol = players))

print(Property_Statuses)

  for (j in 1:players) {
    location = 1
    double3 = 0
    
    
    for (i in 1:turns) {
        print("player")
        print(j)
        location = lets_move3(location)[[1]]
        location_data[i,j] <- as.integer(location)
        double3data[i,j] <- lets_move3(double3)[[2]]

                
      # deals with landing in jail from "go to jail" space and staying there for next 3 turns
      if (31 %in% location_data[i-1,j]) { # if you land on 31 (go to jail), next location is in jail (space 11)
        location <- 11
        location_data[i,j] <- as.integer(location)
      } else if (11 %in% location_data[i-1,j] & 31 %in% location_data[i-2,j]) {
        location <- 11
        location_data[i,j] <- as.integer(location)
      } else if (11 %in% location_data[i-2,j] & 31 %in% location_data[i-3,j]) {
        location <- 11
        location_data[i,j] <- as.integer(location)
      }
        
      # landing in jail from 3x double roll and staying there for next 3 turns
      if (11 %in% location_data[i,j] & "true" %in% double3data[i-1,j]) { # "true" means player double rolled 3x -> jail
        location <- 11
        location_data[i,j] <- as.integer(location)
      } else if (11 %in% location_data[i-1,j] & "true" %in% double3data[i-2,j]) { # 
        location <- 11
        location_data[i,j] <- as.integer(location)
      } else if (11 %in% location_data[i-2,j] & "true" %in% double3data[i-3,j]) {
        location <- 11
        location_data[i,j] <- as.integer(location)
      }
  
      
    }
  }
  
print(location_data)
return(The_Players)

}

lets_play4(1,4)
## ---- chunk 17
monopolyBoard
Players <- c("Player 1", "Player 2", "Player 3", "Player 4")
Player_Bank <- c(1250, 1250, 1250, 1250)
The_Players <- data.frame(Players, Player_Bank)

Property <- c("Mediterranean", "Baltic", "Reading Railroad", "Oriental", "Vermot", "Connecticut", "St. Charles", "Electric Company", "States", "Virginia", "Pennsylvania Railroad", "St. James", "Tennessee", "New York", "Kentucky", "Indiana", "Illinios", "B&O Railroad", "Atlantic", "Ventnor", "Water Works", "Marvin Gardens", "Pacific", "N. Carolina", "Pennsylvania", "Short Line Railroad", "Park Place", "Boardwalk")
Owned_By_Player <- sample(1:4, 28, replace = TRUE)
Space <- c(2, 4, 6, 7, 9, 10, 12, 13, 14, 15, 16, 17, 19, 20, 22, 24, 25, 26, 27, 28, 29, 30, 32, 33, 35, 36, 38, 40)
Property_Statuses <- data.frame(Property, Space, Owned_By_Player)
Property_Statuses


Updating_Player_Bank <- function(location, j) {
  if(location == 2 || location == 4 || location == 6 || location == 7 || location == 9 || location == 10 || location == 12 || location == 13 || location == 14 || location == 15 || location == 16 || location == 17 || location == 19 || location == 20 || location == 22 || location == 24 || location == 25 || location == 26 || location == 27 || location == 28 || location == 29 || location == 30 || location == 32 || location == 33 || location == 35 || location == 36 || location == 38 || location == 40){
    location = location
    spot <- which(Property_Statuses$Space == location)
    cost <- which(monopolyBoard$spaces == location)
    owned_by_player <- Property_Statuses$Owned_By_Player[spot]
    The_Players$Player_Bank[owned_by_player] <- The_Players$Player_Bank[owned_by_player] + monopolyBoard$cost[cost]
    The_Players$Player_Bank[owned_by_player]
    The_Players
    
    The_Players$Player_Bank[owned_by_player] <- The_Players$Player_Bank[owned_by_player] + monopolyBoard$rent_0[cost]
    
    The_Players$Player_Bank[j] <- The_Players$Player_Bank[j] - monopolyBoard$rent_0[cost]
    
    return(The_Players)

  }
}

Updating_Player_Bank(12, 3)
## ---- chunk 18
lets_move4 = function(location) {
  dice_roll_1 <- sample(1:6, 1, replace = TRUE)
  dice_roll_2 <- sample(1:6, 1, replace = TRUE)
  
  roll_total <- sum(dice_roll_1, dice_roll_2)
  roll_double <- dice_roll_1 == dice_roll_2
  
    location = location + roll_total
    double3 = "false"
    
    j=2

  if (location <= 40) {
      location = location
      Updating_Player_Bank(location, j)
  } else {
      location = location - 40
      Updating_Player_Bank(location, j)
  }


  if(location == 8 || location == 23 || location == 27) {
    location = Drawing_Chance(location)
    Updating_Player_Bank(location, j)

  }
  
  if(location == 3 || location == 18 || location == 34) {
    location = Drawing_Community_Chest(location)
    Updating_Player_Bank(location, j)

  }


  # first double roll -> roll again
  if (roll_double == TRUE) {
    dice_roll_3 <- sample(1:6, 1, replace = TRUE)
    dice_roll_4 <- sample(1:6, 1, replace = TRUE)
    
    roll_total2 <- sum(dice_roll_3, dice_roll_4)
    roll_double2 <- dice_roll_3 == dice_roll_4
    
    location = location + roll_total2
    double3 = "false"

    
    if (location <= 40) {
      location = location
      Updating_Player_Bank(location, j)
      
    } else {
      location = location - 40
      Updating_Player_Bank(location, j)
    }
    
    
    if(location == 8 || location == 23 || location == 27) {
    location = Drawing_Chance(location)
    Updating_Player_Bank(location, j)
    }
  
  if(location == 3 || location == 18 || location == 34) {
    location = Drawing_Community_Chest(location)
    Updating_Player_Bank(location, j)
    }

    
      # second double roll -> roll again
      if (roll_double2 == TRUE) {
        dice_roll_5 <- sample(1:6, 1, replace = TRUE)
        dice_roll_6 <- sample(1:6, 1, replace = TRUE)
    
        roll_total3 <- sum(dice_roll_5, dice_roll_6)
        roll_double3 <- dice_roll_5 == dice_roll_6
    
        location = location + roll_total3
        double3 = "false"
        
        if (location <= 40) {
          location = location
          Updating_Player_Bank(location, j)
        } else {
          location = location - 40
          Updating_Player_Bank(location, j)
        }
        
        if(location == 8 || location == 23 || location == 27) {
          location = Drawing_Chance(location)
          Updating_Player_Bank(location, j)
        }
  
        if(location == 3 || location == 18 || location == 34) {
          location = Drawing_Community_Chest(location)
          Updating_Player_Bank(location, j)
         
        }

        
        # third double roll -> go to jail
          if (roll_double3 == TRUE) {
            location = monopolyBoard$spaces[monopolyBoard$name == "Jail"]
            double3 = "true"
          }
      }
  }  
   
  location = location 
  
  listdata <- (list(location, double3))
  return(listdata)
  return(Updating_Player_Bank(location, j))
  
}

lets_move4(12)
lets_move4(Updating_Player_Bank())
## ---- chunk 19

lets_play4 = function(turns, players) {
  
  location_data <- as.data.frame(matrix(nrow = turns, ncol = players))
  double3data <- as.data.frame(matrix(nrow = turns, ncol = players))
  
    colnames(location_data) <- who_goes_first2(players)[[2]]
  
    location = 1
    location_data[1,] <- location
    double3 = 0
  
    for (i in 2:turns) {
      
        for (j in 1:players) {
          
        location = lets_move4(location_data[i-1,j])[[1]]
        location_data[i,j] <- as.integer(location)
        double3data[i,j] <- lets_move4(double3)[[2]]
        print(j)
        
      # deals with landing in jail from "go to jail" space and staying there for next 3 turns
      if (31 %in% location_data[i-1,j]) { # if you land on 31 (go to jail), next location is in jail (space 11)
        location <- 11
        location_data[i,j] <- as.integer(location)
      } else if (11 %in% location_data[i-1,j] & 31 %in% location_data[i-2,j]) {
        location <- 11
        location_data[i,j] <- as.integer(location)
      } else if (11 %in% location_data[i-2,j] & 31 %in% location_data[i-3,j]) {
        location <- 11
        location_data[i,j] <- as.integer(location)
      }
        
      # landing in jail from 3x double roll and staying there for next 3 turns
      if (11 %in% location_data[i,j] & "true" %in% double3data[i-1,j]) { # "true" means player double rolled 3x -> jail
        location <- 11
        location_data[i,j] <- as.integer(location)
      } else if (11 %in% location_data[i-1,j] & "true" %in% double3data[i-2,j]) { # 
        location <- 11
        location_data[i,j] <- as.integer(location)
      } else if (11 %in% location_data[i-2,j] & "true" %in% double3data[i-3,j]) {
        location <- 11
        location_data[i,j] <- as.integer(location)
      }
        
    }
    }
    
  print(location_data)
  print(double3data)
  print(The_Players)
    
  # creates density plot of frequency of landing on each space for each player
  plot(density(location_data[,1]), xlim = c(0,40), col = "black")
  plot(location_data[,1], xlim= c(0,40), col="black", type="h", xlab="Spaces", ylab="Frequency", main="Frequency of Landing on Each Space for Each Player")
  
  colors <- c("red", "blue", "green")
  
  for (k in 2:players) {
    lines(density(location_data[,k]), col = colors[k-1]) # adds a density line for each player after the first
  }
  
  # creates density plot for total frequency landing on each space (all players spaces included)
  all_spaces <- as.vector(as.matrix(location_data))
  plot(density(all_spaces), xlim = c(0,40), col = "black")

}

lets_play4(10, 4)
